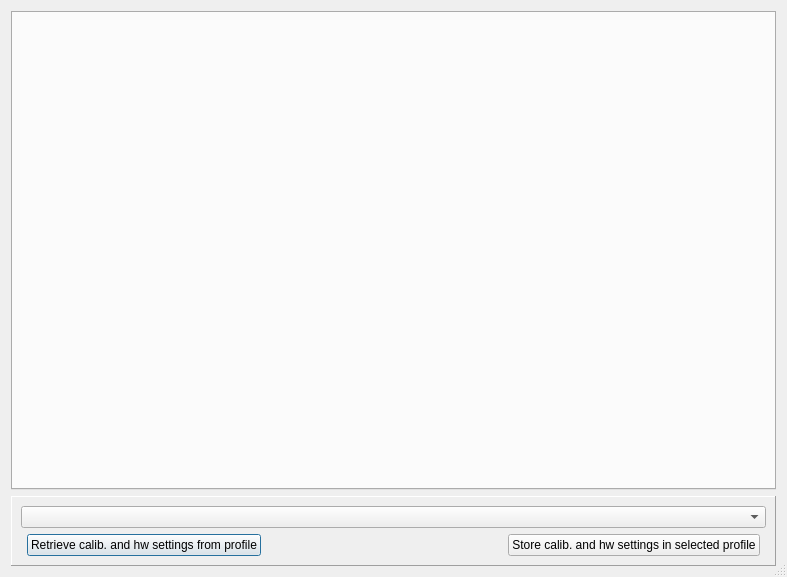
<?xml version="1.0" encoding="UTF-8"?>
<ui version="4.0">
 <class>GeneralEdit</class>
 <widget class="QDialog" name="GeneralEdit">
  <property name="geometry">
   <rect>
    <x>0</x>
    <y>0</y>
    <width>787</width>
    <height>577</height>
   </rect>
  </property>
  <property name="sizePolicy">
   <sizepolicy hsizetype="Minimum" vsizetype="Minimum">
    <horstretch>0</horstretch>
    <verstretch>0</verstretch>
   </sizepolicy>
  </property>
  <property name="windowTitle">
   <string>Radio settings</string>
  </property>
  <property name="sizeGripEnabled">
   <bool>true</bool>
  </property>
  <layout class="QGridLayout" name="gridLayout_4">
   <item row="1" column="0">
    <widget class="QFrame" name="frame">
     <property name="sizePolicy">
      <sizepolicy hsizetype="Minimum" vsizetype="Minimum">
       <horstretch>0</horstretch>
       <verstretch>0</verstretch>
      </sizepolicy>
     </property>
     <property name="frameShape">
      <enum>QFrame::Panel</enum>
     </property>
     <property name="frameShadow">
      <enum>QFrame::Raised</enum>
     </property>
     <layout class="QGridLayout" name="gridLayout_7">
      <property name="sizeConstraint">
       <enum>QLayout::SetDefaultConstraint</enum>
      </property>
      <item row="0" column="0">
       <layout class="QGridLayout" name="gridLayout_6" rowstretch="0,0">
        <item row="1" column="1">
         <widget class="QPushButton" name="calretrieve_PB">
          <property name="sizePolicy">
           <sizepolicy hsizetype="Minimum" vsizetype="Minimum">
            <horstretch>0</horstretch>
            <verstretch>0</verstretch>
           </sizepolicy>
          </property>
          <property name="text">
           <string>Retrieve calib. and hw settings from profile</string>
          </property>
         </widget>
        </item>
        <item row="1" column="2">
         <spacer name="horizontalSpacer_5">
          <property name="orientation">
           <enum>Qt::Horizontal</enum>
          </property>
          <property name="sizeType">
           <enum>QSizePolicy::Expanding</enum>
          </property>
          <property name="sizeHint" stdset="0">
           <size>
            <width>10</width>
            <height>20</height>
           </size>
          </property>
         </spacer>
        </item>
        <item row="1" column="3">
         <widget class="QPushButton" name="calstore_PB">
          <property name="sizePolicy">
           <sizepolicy hsizetype="Minimum" vsizetype="Minimum">
            <horstretch>0</horstretch>
            <verstretch>0</verstretch>
           </sizepolicy>
          </property>
          <property name="text">
           <string>Store calib. and hw settings in selected profile</string>
          </property>
         </widget>
        </item>
        <item row="0" column="0" colspan="5">
         <widget class="QComboBox" name="profile_CB"/>
        </item>
       </layout>
      </item>
     </layout>
    </widget>
   </item>
   <item row="0" column="0">
    <widget class="QTabWidget" name="tabWidget">
     <property name="sizePolicy">
      <sizepolicy hsizetype="MinimumExpanding" vsizetype="Expanding">
       <horstretch>0</horstretch>
       <verstretch>0</verstretch>
      </sizepolicy>
     </property>
     <property name="whatsThis">
      <string>General settings used throught the transmitter.
These will be relevant for all models in the same EEPROM.</string>
     </property>
     <property name="currentIndex">
      <number>-1</number>
     </property>
    </widget>
   </item>
  </layout>
 </widget>
 <resources>
  <include location="../companion.qrc"/>
 </resources>
 <connections/>
 <designerdata>
  <property name="gridDeltaX">
   <number>10</number>
  </property>
  <property name="gridDeltaY">
   <number>10</number>
  </property>
  <property name="gridSnapX">
   <bool>true</bool>
  </property>
  <property name="gridSnapY">
   <bool>true</bool>
  </property>
  <property name="gridVisible">
   <bool>true</bool>
  </property>
 </designerdata>
</ui>
